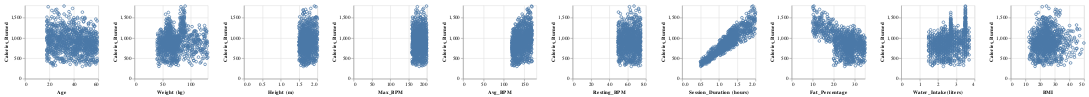

The notebook cell saved with this chart:
### Code cell
import altair as alt

alt.Chart(df).mark_point().encode(
    alt.X(alt.repeat("column"), type='quantitative'),
    alt.Y('Calories_Burned', type='quantitative'),
    tooltip=['Calories_Burned']
).properties(
    width=150,
    height=150
).repeat(
    column=['Age', 'Weight (kg)', 'Height (m)', 'Max_BPM', 'Avg_BPM', 'Resting_BPM', 'Session_Duration (hours)', 'Fat_Percentage', 'Water_Intake (liters)', 'BMI']
)

### Figure 1 — Vega-Lite specification as saved in the notebook (floating-point values rounded to 4 significant figures; data arrays with more than 128 entries replaced by an {"elided": "..."} marker saying what was removed)
{"config": {"view": {"continuousWidth": 400, "continuousHeight": 300}}, "repeat": {"column": ["Age", "Weight (kg)", "Height (m)", "Max_BPM", "Avg_BPM", "Resting_BPM", "Session_Duration (hours)", "Fat_Percentage", "Water_Intake (liters)", "BMI"]}, "spec": {"data": {"name": "data-276024559711e4980c2fbac957cd292f"}, "mark": "point", "encoding": {"tooltip": [{"field": "Calories_Burned", "type": "quantitative"}], "x": {"field": {"repeat": "column"}, "type": "quantitative"}, "y": {"field": "Calories_Burned", "type": "quantitative"}}, "height": 150, "width": 150}, "$schema": "https://vega.github.io/schema/vega-lite/v4.17.0.json", "datasets": {"data-276024559711e4980c2fbac957cd292f": {"elided": "973 records"}}}
